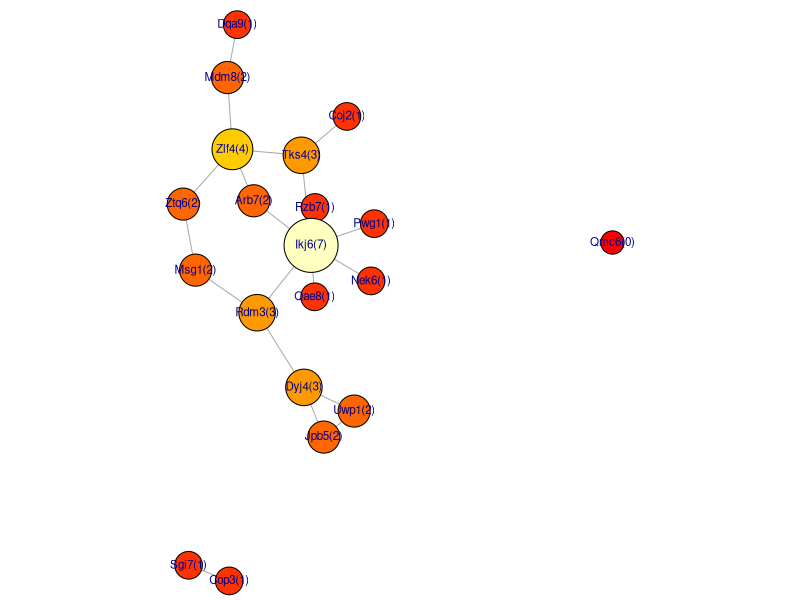
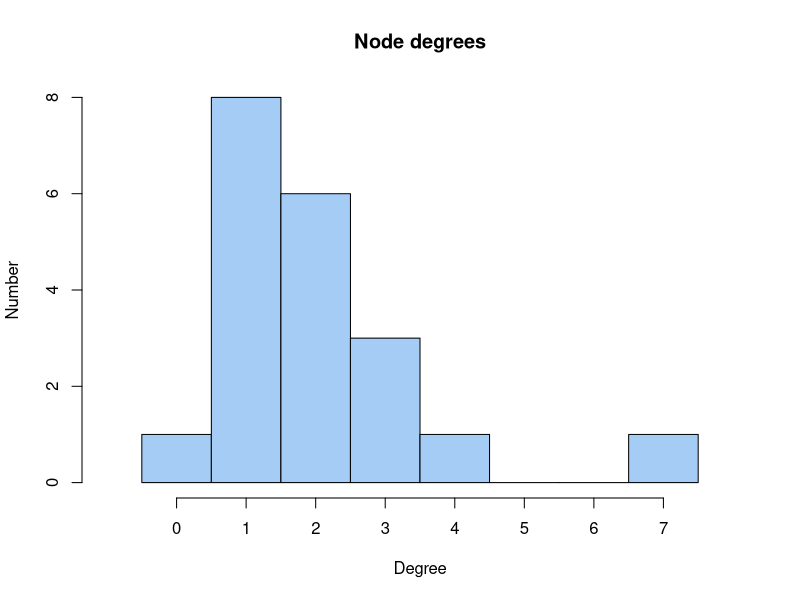
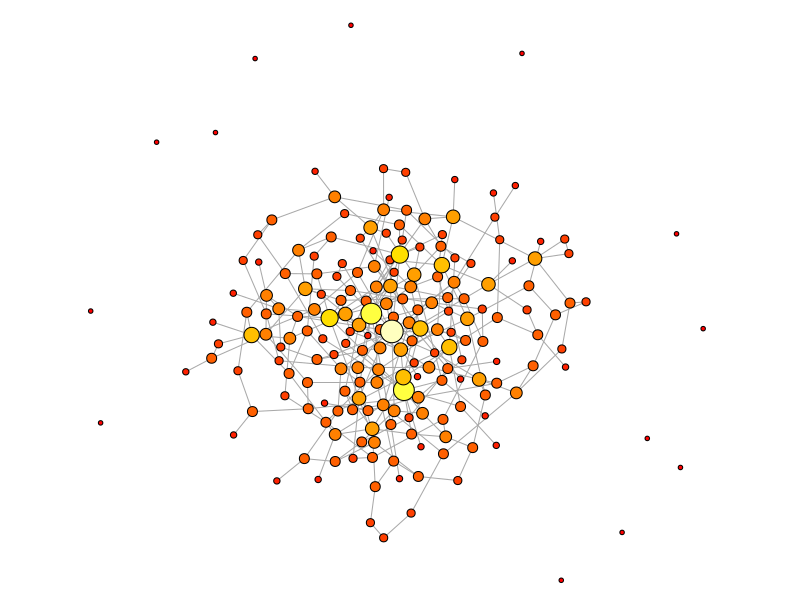
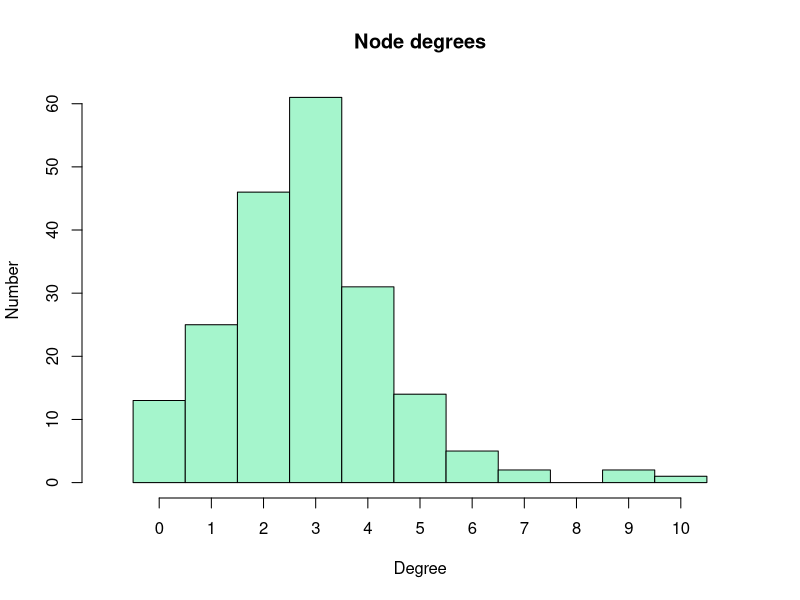
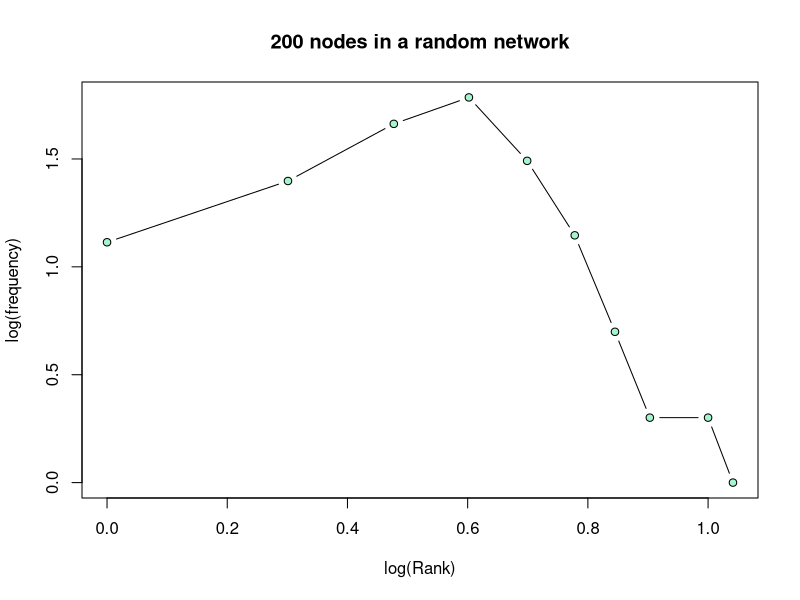
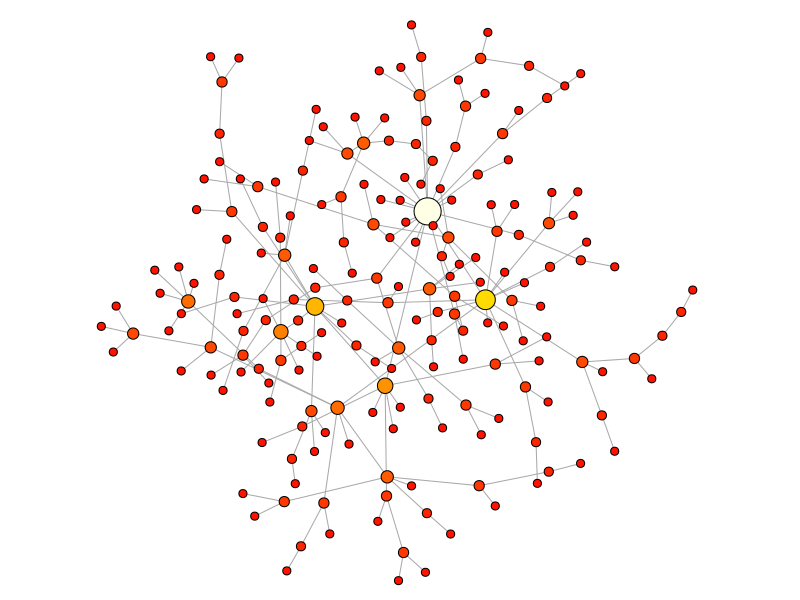
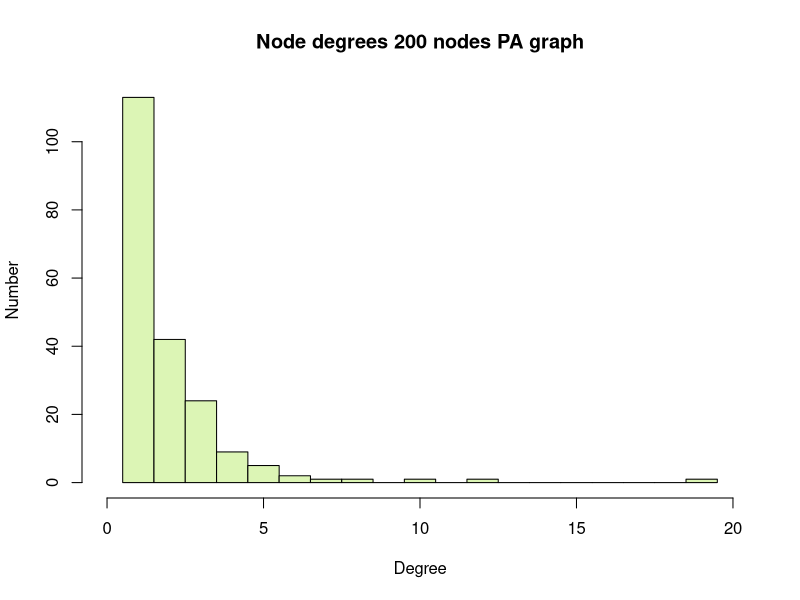
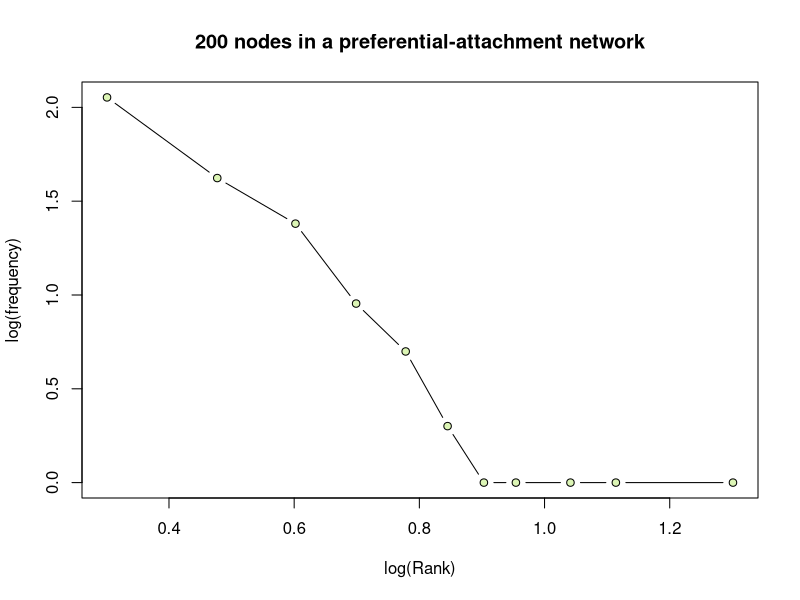

Generate these figures, in order, with R:
# FND-MAT-Graphs_and_networks.R
#
# Purpose:  A Bioinformatics Course:
#              R code accompanying the FND-MAT-Graphs_and_networks unit.
#
# Version:  1.1
#
# Date:     2017  10  -  2019  01
# Author:   Boris Steipe (boris.steipe@utoronto.ca)
#
# Versions:
#           1.1    Update set.seed() usage
#           1.0    First final version for learning units.
#           0.1    First code copied from 2016 material.
#
#
# TODO:
#
#
# == DO NOT SIMPLY  source()  THIS FILE! =======================================
#
# If there are portions you don't understand, use R's help system, Google for an
# answer, or ask your instructor. Don't continue if you don't understand what's
# going on. That's not how it works ...
#
# ==============================================================================


#TOC> ==========================================================================
#TOC> 
#TOC>   Section  Title                                        Line
#TOC> ------------------------------------------------------------
#TOC>   1        Review                                         48
#TOC>   2        DEGREE DISTRIBUTIONS                          201
#TOC>   2.1        Random graph                                207
#TOC>   2.2        scale-free graph (Barabasi-Albert)          255
#TOC>   2.3        Random geometric graph                      320
#TOC>   3        A CLOSER LOOK AT THE igraph PACKAGE           442
#TOC>   3.1        Basics                                      445
#TOC>   3.2        Components                                  517
#TOC>   4        RANDOM GRAPHS AND GRAPH METRICS               536
#TOC>   4.1        Diameter                                    573
#TOC>   5        GRAPH CLUSTERING                              641
#TOC> 
#TOC> ==========================================================================


# =    1  Review  ==============================================================

# This tutorial covers basic concepts of graph theory and analysis in R. Make
# sure you have pulled the latest version of the project from the GitHub
# repository, and that you have typed init() to load some utility functions and
# data.

# Let's explore some of the basic ideas of graph theory by starting with a small
# random graph.


# To begin let's write a little function that will create random "gene" names;
# there's no particular purpose to this other than to make our graphs look a
# little more "biological" ...
makeRandomGenenames <- function(N) {
  nam <- character()
  while (length(nam) < N) {
    a <- paste0(c(sample(LETTERS, 1), sample(letters, 2)),
                collapse="") # one uppercase, two lowercase letters
    n <- sample(1:9, 1)      # one number
    nam[length(nam) + 1] <- paste(a, n, sep="") # store in vector
    nam <- unique(nam)   # delete if this was a duplicate
  }
  return(nam)
}

N <- 20

set.seed(112358)                       # set RNG seed for repeatable randomness
(Nnames <- makeRandomGenenames(N))
set.seed(NULL)                         # reset the RNG

# One way to represent graphs in a computer is as an "adjacency matrix". In this
# matrix, each row and each column represents a node, and the cell at the
# intersection of a row and column contains a value/TRUE if there is an edge,
# 0/FALSE otherwise.

# Let's create an adjacency matrix for random graph: let's say a pair of nodes
# has probability p <- 0.1 to have an edge, and our graph is symmetric , i.e. it
# is an undirected graph, and it has neither self-edges, i.e. loops, nor
# multiple edges between the same nodes, i.e. it is a "simple" graph. We use our
# the Nnames vector as node labels.

makeRandomAM <- function(nam, p = 0.1) {
  # Make a random adjacency matrix for a set of nodes with edge probability p
  # Parameters:
  #   nam: a character vector of unique node names.
  #   p:   probability that a random pair of nodes will have an edge.
  #
  # Value: an adjacency matrix for a simple, undirected graph
  #

  N <- length(nam)
  AM <- matrix(numeric(N * N), ncol = N)  # The adjacency matrix
  rownames(AM) <- nam
  colnames(AM) <- nam
  for (iRow in 1:(N-1)) { # Note how we make sure iRow != iCol - this prevents
                          # loops
    for (iCol in (iRow+1):N) {
      if (runif(1) < p) {     # runif() creates uniform random numbers
                              # between 0 and 1. The expression is TRUE with
                              # probability p. if it is TRUE ...
        AM[iRow, iCol] <- 1   # ... record an edge for the pair (iRow, iCol)
      }
    }
  }
  return(AM)
}

set.seed(112358)                       # set RNG seed for repeatable randomness
(myRandAM <- makeRandomAM(Nnames, p = 0.09))
set.seed(NULL)                         # reset the RNG


# Listing the matrix is not very informative - we should plot this graph. The
# standard package for work with graphs in r is "igraph". We'll go into more
# details of the igraph package a bit later, for now we just use it to plot:

if (! require(igraph, quietly=TRUE)) {
  install.packages("igraph")
  library(igraph)
}
# Package information:
#  library(help = igraph)       # basic information
#  browseVignettes("igraph")    # available vignettes
#  data(package = "igraph")     # available datasets


myG <- graph_from_adjacency_matrix(myRandAM, mode = "undirected")

set.seed(112358)                       # set RNG seed for repeatable randomness
myGxy <- layout_with_graphopt(myG, charge=0.0012) # calculate layout coordinates
set.seed(NULL)                         # reset the RNG


# The igraph package adds its own function to the collection of plot()
# functions; R makes the selection which plot function to use based on the class
# of the object that we request to plot. This plot function has parameters
#  layout - the x,y coordinates of the nodes;
#  vertex.color - which I define to color by node-degree
#  vertex size - which I define to increase with node-degree
#  vertex.label - which I set to combine the names of the vertices of the
#                 graph - names(V(iG)) - with the node degree - degree(iG).
# See ?igraph.plotting for the complete list of parameters


oPar <- par(mar= rep(0,4)) # Turn margins off
plot(myG,
     layout = myGxy,
     rescale = FALSE,
     xlim = c(min(myGxy[,1]) * 0.99, max(myGxy[,1]) * 1.01),
     ylim = c(min(myGxy[,2]) * 0.99, max(myGxy[,2]) * 1.01),
     vertex.color=heat.colors(max(degree(myG)+1))[degree(myG)+1],
     vertex.size = 1600 + (300 * degree(myG)),
     vertex.label = sprintf("%s(%i)", names(V(myG)), degree(myG)),
     vertex.label.family = "sans",
     vertex.label.cex = 0.7)
par(oPar)  # reset plot window


# The simplest descriptor of a graph are the number of nodes, edges, and the
# degree-distribution. In our example, the number of nodes was given: N; the
# number of edges can easily be calculated from the adjacency matrix. In our
# matrix, we have entered 1 for every edge. Thus we simply sum over the matrix:
sum(myRandAM)

# Is that what you expect?

# What about the degree distribution? We can get that simply by summing over the
# rows and summing over the columns and adding the two vectors.

rowSums(myRandAM) +  colSums(myRandAM) # check this against the plot!

# The function degree() gives the same values
degree(myG)

# Let's  plot the degree distribution in a histogram:
degG <- degree(myG)
brk <- seq(min(degG)-0.5, max(degG)+0.5, by=1)  # define histogram breaks
hist(degG, breaks=brk, col="#A5CCF5",
     xlim = c(-1,8), xaxt = "n",
     main = "Node degrees", xlab = "Degree", ylab = "Number")  # plot histogram
axis(side = 1, at = 0:7)

# Note: I don't _have_ to define breaks, the hist() function usually does so
# quite well, automatically. But for this purpose I want the columns of the
# histogram to represent exactly one node-degree difference.

# A degree distribution is actually quite an important descriptor of graphs,
# since it is very sensitive to the generating mechanism. For biological
# networks, that is one of the key questions we are interested in: how was the
# network formed?

# =    2  DEGREE DISTRIBUTIONS  ================================================

# Let's simulate a few graphs that are a bit bigger to get a better sense of
# their degree distributions:
#

# ==   2.1  Random graph  ======================================================

N <- 200

set.seed(31415927)                     # set RNG seed for repeatable randomness
my200AM <- makeRandomAM(as.character(1:N), p = 0.015)
set.seed(NULL)                         # reset the RNG

myG200 <- graph_from_adjacency_matrix(my200AM, mode = "undirected")
myGxy <- layout_with_graphopt(myG200, charge=0.0001) # calculate layout
                                                     # coordinates

oPar <- par(mar= rep(0,4))             # Turn margins off, save graphics state
plot(myG200,
     layout = myGxy,
     rescale = FALSE,
     xlim = c(min(myGxy[,1]) * 0.99, max(myGxy[,1]) * 1.01),
     ylim = c(min(myGxy[,2]) * 0.99, max(myGxy[,2]) * 1.01),
     vertex.color=heat.colors(max(degree(myG200)+1))[degree(myG200)+1],
     vertex.size = 150 + (60 * degree(myG200)),
     vertex.label = NA)
par(oPar)                              # restore graphics state

# This graph has thirteen singletons and one large, connected component. Many
# biological graphs look approximately like this.

# Calculate degree distributions
dg <- degree(myG200)
brk <- seq(min(dg)-0.5, max(dg)+0.5, by=1)
hist(dg, breaks=brk, col="#A5F5CC",
     xlim = c(-1,11), xaxt = "n",
     main = "Node degrees", xlab = "Degree", ylab = "Number")  # plot histogram
axis(side = 1, at = 0:10)


# Note the pronounced peak of this distribution: this is not "scale-free".
# Here is the log-log plot of frequency vs. degree-rank ...

(freqRank <- table(dg))
plot(log10(as.numeric(names(freqRank)) + 1),
     log10(as.numeric(freqRank)), type = "b",
     pch = 21, bg = "#A5F5CC",
     xlab = "log(Rank)", ylab = "log(frequency)",
     main = "200 nodes in a random network")

# ... which shows us that this does NOT correspond to the single-slope linear
# relationship that we expect for a "scale-free" graph.

# ==   2.2  scale-free graph (Barabasi-Albert)  ================================

# What does one of those intriguing "scale-free" distributions look like? The
# iGraph package has a function to make random graphs according to the
# Barabasi-Albert model of scale-free graphs. It is: sample_pa(), where pa
# stands for "preferential attachment". Preferential attachment is one type of
# process that will yield scale-free distributions.

N <- 200

set.seed(31415927)                     # set RNG seed for repeatable randomness
GBA <- sample_pa(N, power = 0.8, directed = FALSE)
set.seed(NULL)                         # reset the RNG

GBAxy <- layout_with_graphopt(GBA, charge=0.0001) # calculate layout coordinates

oPar <- par(mar= rep(0,4))             # Turn margins off, save graphics state
plot(GBA,
     layout = GBAxy,
     rescale = FALSE,
     xlim = c(min(GBAxy[,1]) * 0.99, max(GBAxy[,1]) * 1.01),
     ylim = c(min(GBAxy[,2]) * 0.99, max(GBAxy[,2]) * 1.01),
     vertex.color=heat.colors(max(degree(GBA)+1))[degree(GBA)+1],
     vertex.size = 200 + (30 * degree(GBA)),
     vertex.label = NA)
par(oPar)                              # restore grphics state

# This is a very obviously different graph! Some biological networks have
# features that look like that - but in my experience the hub nodes are usually
# not that distinct. But then again, that really depends on the parameter
# "power". Play with the "power" parameter and get a sense for what difference
# this makes. Also: note that the graph has only a single component - no
# singletons.

# What's the degree distribution of this graph?
(dg <- degree(GBA))
brk <- seq(min(dg)-0.5, max(dg)+0.5, by=1)
hist(dg, breaks=brk, col="#DCF5B5",
     xlim = c(0,max(dg)+1), xaxt = "n",
     main = "Node degrees 200 nodes PA graph",
     xlab = "Degree", ylab = "Number")
axis(side = 1, at = seq(0, max(dg)+1, by=5))

# Most nodes have a degree of 1, but one node has a degree of 19.

(freqRank <- table(dg))
plot(log10(as.numeric(names(freqRank)) + 1),
     log10(as.numeric(freqRank)), type = "b",
     pch = 21, bg = "#DCF5B5",
     xlab = "log(Rank)", ylab = "log(frequency)",
     main = "200 nodes in a preferential-attachment network")

# Sort-of linear, but many of the higher ranked nodes have a frequency of only
# one. That behaviour smooths out in larger graphs:
#
X <- sample_pa(100000, power = 0.8, directed = FALSE)  # 100,000 nodes
freqRank <- table(degree(X))
plot(log10(as.numeric(names(freqRank)) + 1),
     log10(as.numeric(freqRank)), type = "b",
     xlab = "log(Rank)", ylab = "log(frequency)",
     pch = 21, bg = "#A5F5CC",
     main = "100,000 nodes in a random, scale-free network")
rm(X)


# ==   2.3  Random geometric graph  ============================================

# Finally, let's simulate a random geometric graph and look at the degree
# distribution. Remember: these graphs have a high probability to have edges
# between nodes that are "close" together - an entirely biological notion.

# We'll randomly place our nodes in a box. Then we'll define the
# probability for two nodes to have an edge to be a function of their Euclidian
# distance in the box.

# Here is a function that makes an adjacency matrix for such graphs. iGraph has
# a similar function, sample_grg(), which connects nodes that are closer than a
# cutoff, the function I give you below is a bit more interesting since it
# creates edges according to a probability that is determined by a generalized
# logistic function of the distance. This sigmoidal function gives a smooth
# cutoff and creates more "natural" graphs. Otherwise, the function is very
# similar to the random graph function, except that we output the "coordinates"
# of the nodes together with the adjacency matrix which we then use for the
# layout. list() FTW.
#

makeRandomGeometricAM <- function(nam, B = 25, Q = 0.001, t = 0.6) {
  # Make an adjacency matrix for an undirected random geometric graph from
  #    edges connected with probabilities according to a generalized logistic
  #    function.
  # Parameters:
  #    nam: a character vector of unique names
  #    B, Q, t:   probability that a random pair (i, j) of nodes gets an
  #                 edge determined by a generalized logistic function
  #                 p <- 1 - 1/((1 + (Q * (exp(-B * (x-t)))))^(1 / 0.9)))
  #
  # Value: a list with the following components:
  #        AM$mat : an adjacency matrix
  #        AM$nam : labels for the nodes
  #        AM$x   : x-coordinates for the nodes
  #        AM$y   : y-coordinates for the nodes
  #
  nu <- 1  # probably not useful to change
  AM <- list()
  AM$nam <- nam
  N <- length(AM$nam)
  AM$mat <- matrix(numeric(N * N), ncol = N)  # The adjacency matrix
  rownames(AM$mat) <- AM$nam
  colnames(AM$mat) <- AM$nam
  AM$x <- runif(N) # Randomly place nodes into the unit square
  AM$y <- runif(N)
  for (iRow in 1:(N-1)) { # Same principles as in makeRandomGraph()
    for (iCol in (iRow+1):N) {
      # geometric distance ...
      d <- sqrt((AM$x[iRow] - AM$x[iCol])^2 +
                  (AM$y[iRow] - AM$y[iCol])^2)  # Pythagoras
      # distance dependent probability
      p <- 1 - 1/((1 + (Q * (exp(-B * (d-t)))))^(1 / nu))
      if (runif(1) < p) {
        AM$mat[iRow, iCol] <- 1
      }
    }
  }
  return(AM)
}

# Getting the parameters of a generalized logistic right takes a bit of
# experimenting. If you are interested, you can try a few variations. Or you can
# look up the function at
# https://en.wikipedia.org/wiki/Generalised_logistic_function

# This function computes generalized logistics ...
# genLog <- function(x, B = 25, Q = 0.001, t = 0.5) {
#     # generalized logistic (sigmoid)
#     nu <- 1
#     return(1 - 1/((1 + (Q * (exp(-B * (x-t)))))^(1 / nu)))
# }
#
# ... and this code plots p-values over the distances we could encouter between
# our nodes: from 0 to sqrt(2) i.e. the diagonal of the unit sqaure in which we
# will place our nodes.
# x <- seq(0, sqrt(2), length.out = 50)
# plot(x, genLog(x), type="l", col="#AA0000", ylim = c(0, 1),
#      xlab = "d", ylab = "p(edge)")

# 200 node random geomteric graph
N <- 200
set.seed(112358)                       # set RNG seed for repeatable randomness
rGAM <- makeRandomGeometricAM(as.character(1:N), t = 0.4)
set.seed(NULL)                         # reset the RNG


myGRG <- graph_from_adjacency_matrix(rGAM$mat, mode = "undirected")

oPar <- par(mar= rep(0,4)) # Turn margins off
plot(myGRG,
     layout = cbind(rGAM$x, rGAM$y), # use our node coordinates for layout,
     rescale = FALSE,
     xlim = c(min(rGAM$x) * 0.9, max(rGAM$x) * 1.1),
     ylim = c(min(rGAM$y) * 0.9, max(rGAM$y) * 1.1),
     vertex.color=heat.colors(max(degree(myGRG)+1))[degree(myGRG)+1],
     vertex.size = 0.1 + (0.2 * degree(myGRG)),
     vertex.label = NA)
par(oPar)

# degree distribution:
(dg <- degree(myGRG))
brk <- seq(min(dg) - 0.5, max(dg) + 0.5, by = 1)
hist(dg, breaks = brk, col = "#FCC6D2",
     xlim = c(0, 25), xaxt = "n",
     main = "Node degrees: 200 nodes RG graph",
     xlab = "Degree", ylab = "Number")
axis(side = 1, at = c(0, min(dg):max(dg)))

# You'll find that this is kind of in-between the random, and the scale-free
# graph. We do have hubs, but they are not as extreme as in the scale-free case;
# and we have have no singletons, in contrast to the random graph.

(freqRank <- table(dg))
plot(log10(as.numeric(names(freqRank)) + 1),
     log10(as.numeric(freqRank)), type = "b",
     pch = 21, bg = "#FCC6D2",
     xlab = "log(Rank)", ylab = "log(frequency)",
     main = "200 nodes in a random geometric network")



# =    3  A CLOSER LOOK AT THE igraph PACKAGE  =================================


# ==   3.1  Basics  ============================================================

# The basic object of the igraph package is a graph object. Let's explore the
# first graph some more, the one we built with our random gene names:
summary(myG)

# This output means: this is an IGRAPH graph, with U = UN-directed edges
#  and N = named nodes, that has 20 nodes and 20 edges. For details, see
?print.igraph

mode(myG)
class(myG)

# This means an igraph graph object is a special list object; it is opaque in
# the sense that a user is never expected to modify its components directly, but
# through a variety of helper functions which the package provides. There are
# many ways to construct graphs - from adjacency matrices, as we have just done,
# from edge lists, or by producing random graphs according to a variety of
# recipes, called _games_ in this package.

# Two basic functions retrieve nodes "Vertices", and "Edges":
V(myG)
E(myG)

# additional properties can be retrieved from the Vertices ...
V(myG)$name


# As with many R objects, loading the package provides special functions that
# can be accessed via the same name as the basic R functions, for example:

print(myG)
plot(myG)  # this is the result of default plot parameters

# ... where plot() allows the usual flexibility of fine-tuning the plot. We
# first layout the node coordinates with the Fruchtermann-Reingold algorithm - a
# force-directed layout that applies an ettractive potential along edges (which
# pulls nodes together) and a repulsive potential to nodes (so they don't
# overlap). Note the use of the degree() function to color and scale nodes and
# labels by degree and the use of the V() function to retrieve the vertex names.
# See ?plot.igraph for details."

# Plot with some customizing parameters
oPar <- par(mar= rep(0,4)) # Turn margins off
plot(myG,
     layout = layout_with_fr(myG),
     vertex.color=heat.colors(max(degree(myG)+1))[degree(myG)+1],
     vertex.size = 9 + (2 * degree(myG)),
     vertex.label.cex = 0.5 + (0.05 * degree(myG)),
     edge.width = 2,
     vertex.label = V(myG)$name,
     vertex.label.family = "sans",
     vertex.label.cex = 0.9)
par(oPar)

# ... or with a different layout:
oPar <- par(mar= rep(0,4)) # Turn margins off
plot(myG,
     layout = layout_in_circle(myG),
     vertex.color=heat.colors(max(degree(myG)+1))[degree(myG)+1],
     vertex.size = 9 + (2 * degree(myG)),
     vertex.label.cex = 0.5 + (0.05 * degree(myG)),
     edge.width = 2,
     vertex.label = V(myG)$name,
     vertex.label.family = "sans",
     vertex.label.cex = 0.9)
par(oPar)

# igraph has a large number of graph-layout functions: see
# ?layout_  and try them all.


# ==   3.2  Components  ========================================================

# The igraph function components() tells us whether there are components of the
# graph in which there is no path to other components.
components(myG)

# In the _membership_ vector, nodes are annotated with the index of the
# component they are part of. Sui7 is the only node of component 2, Cyj1 is in
# the third component etc. This is perhaps more clear if we sort by component
# index
sort(components(myG)$membership, decreasing = TRUE)

# Retrieving e.g. the members of the first component from the list can be done by subsetting:

(sel <- components(myG)$membership == 1)  # boolean vector ..
(c1 <- components(myG)$membership[sel])
names(c1)


# =    4  RANDOM GRAPHS AND GRAPH METRICS  =====================================


# Let's explore some of the more interesting, topological graph measures. We
# start by building a somewhat bigger graph. We aren't quite sure whether
# biological graphs are small-world, or random-geometric, or
# preferential-attachment ... but igraph has ways to simulate the basic ones
# (and we could easily simulate our own). Look at the following help pages:

?sample_gnm                # see also sample_gnp for the Erdös-Rényi models
?sample_smallworld         # for the Watts & Strogatz model
?sample_pa                 # for the Barabasi-Albert model

# But note that there are many more sample_ functions. Check out the docs!

# Let's look at betweenness measures for our first graph. Here: the nodes again
# colored by degree. Degree centrality states: nodes of higher degree are
# considered to be more central. And that's also the way the force-directed
# layout drawas them, obviously.

set.seed(112358)                       # set RNG seed for repeatable randomness
myGxy <- layout_with_fr(myG)           # calculate layout coordinates
set.seed(NULL)                         # reset the RNG

oPar <- par(mar = rep(0, 4))           # turn margins off, save graphics state
plot(myG,
     layout = myGxy,
     rescale = FALSE,
     xlim = c(min(myGxy[,1]) * 0.99, max(myGxy[,1]) * 1.01),
     ylim = c(min(myGxy[,2]) * 0.99, max(myGxy[,2]) * 1.01),
     vertex.color=heat.colors(max(degree(myG) + 1))[degree(myG) + 1],
     vertex.size = 20 + (10 * degree(myG)),
     vertex.label = V(myG)$name,
     vertex.label.family = "sans",
     vertex.label.cex = 0.8)
par(oPar)                              # restore graphics state

# ==   4.1  Diameter  ==========================================================

diameter(myG)  # The diameter of a graph is its maximum length shortest path.

# let's plot this path: here are the nodes ...
get_diameter(myG)

# ... and we can get the x, y coordinates from iGxy by subsetting with the node
# names. The we draw the diameter-path with a transparent, thick pink line:
lines(myGxy[get_diameter(myG),], lwd=10, col="#ff63a788")

# == Centralization scores

?centralize
# replot our graph, and color by log_betweenness:

bC <- centr_betw(myG)  # calculate betweenness centrality
nodeBetw <- bC$res
nodeBetw <- round(log(nodeBetw +1)) + 1

oPar <- par(mar= rep(0,4)) # Turn margins off
plot(myG,
     layout = myGxy,
     rescale = FALSE,
     xlim = c(min(myGxy[,1]) * 0.99, max(myGxy[,1]) * 1.01),
     ylim = c(min(myGxy[,2]) * 0.99, max(myGxy[,2]) * 1.01),
     vertex.color=heat.colors(max(nodeBetw))[nodeBetw],
     vertex.size = 20 + (10 * degree(myG)),
     vertex.label = V(myG)$name,
     vertex.label.family = "sans",
     vertex.label.cex = 0.7)
par(oPar)

# Note that the betweenness - the number of shortest paths that pass through a
# node, is in general higher for high-degree nodes - but not always: Eqr2 has
# higher betweenness than Itv7: this measure really depends on the detailed
# local topology of the graph."

# Can you use centr_eigen() and centr_degree() to calculate the respective
# values? That's something I would expect you to be able to do.
#
# Lets plot betweenness centrality for our random geometric graph:

bCmyGRG <- centr_betw(myGRG)  # calculate betweenness centrality

nodeBetw <- bCmyGRG$res
nodeBetw <- round((log(nodeBetw +1))^2.5) + 1

# colours and size proportional to betweenness
oPar <- par(mar= rep(0,4)) # Turn margins off
plot(myGRG,
     layout = cbind(rGAM$x, rGAM$y), # use our node coordinates for layout,
     rescale = FALSE,
     xlim = c(min(rGAM$x) * 0.9, max(rGAM$x) * 1.1),
     ylim = c(min(rGAM$y) * 0.9, max(rGAM$y) * 1.1),
     vertex.color=heat.colors(max(nodeBetw))[nodeBetw],
     vertex.size = 0.1 + (0.03 * nodeBetw),
     vertex.label = NA)
par(oPar)

diameter(myGRG)
lines(rGAM$x[get_diameter(myGRG)],
      rGAM$y[get_diameter(myGRG)],
      lwd = 10,
      col = "#ff335533")



# =    5  GRAPH CLUSTERING  ====================================================


# Clustering finds "communities" in graphs - and depending what the edges
# represent, these could be complexes, pathways, biological systems or similar.
# There are many graph-clustering algorithms. One approach with many attractive
# properties is the Map Equation, developed by Martin Rosvall. See:
# http://www.ncbi.nlm.nih.gov/pubmed/18216267 and htttp://www.mapequation.org


myGRGclusters <- cluster_infomap(myGRG)
modularity(myGRGclusters) # ... measures how separated the different membership
                         # types are from each other
membership(myGRGclusters) # which nodes are in what cluster?
table(membership(myGRGclusters))  # how large are the clusters?

# The largest cluster has 48 members, the second largest has 25, etc.


# Lets plot our graph again, coloring the nodes of the first five communities by
# their cluster membership:

# first, make a vector with as many grey colors as we have communities ...
commColors <- rep("#f1eef6", max(membership(myGRGclusters)))
# ... then overwrite the first five with "real colors" - something like rust,
# lilac, pink, and mauve or so.
commColors[1:5] <- c("#980043", "#dd1c77", "#df65b0", "#c994c7", "#d4b9da")


oPar <- par(mar= rep(0,4)) # Turn margins off
plot(myGRG,
     layout = cbind(rGAM$x, rGAM$y),
     rescale = FALSE,
     xlim = c(min(rGAM$x) * 0.9, max(rGAM$x) * 1.1),
     ylim = c(min(rGAM$y) * 0.9, max(rGAM$y) * 1.1),
     vertex.color=commColors[membership(myGRGclusters)],
     vertex.size = 0.1 + (0.1 * degree(myGRG)),
     vertex.label = NA)
par(oPar)




# [END]
